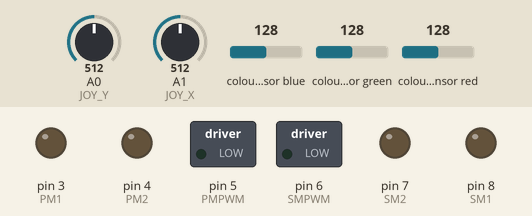
This sketch was run on a simulated Arduino Uno, built with avr-gcc and run on an emulated ATmega328P. Shown: switched loads named in the sketch (green lamp = pin HIGH), output pins drawn as LEDs (lit = HIGH). Wiring (inferred from the names in the program): TCS3200 colour sensor: output pin 9; S2 pin 12; S3 pin 13; S0 pin 10; S1 pin 11. The test bench sets the inputs (shaded band); at power-on: A0 (JOY_Y) = 512, A1 (JOY_X) = 512, colour sensor blue 128, colour sensor green 128, colour sensor red 128. Pins used as bus, display or sensor lines are not drawn.

Above: at 1.2 s.
1.3 s: A0 (JOY_Y) set to 614
2.8 s: A0 (JOY_Y) set to 632
At 3.4 s:
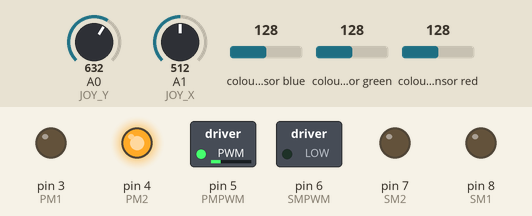
4.3 s: A1 (JOY_X) set to 716
At 5.5 s:
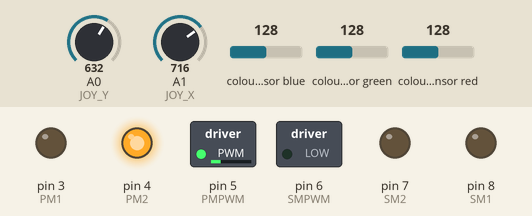
5.8 s: A1 (JOY_X) set to 992
At 6.1 s:
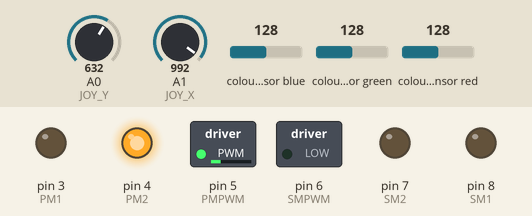
7.3 s: A0 (JOY_Y) set to 716
At 7.9 s:
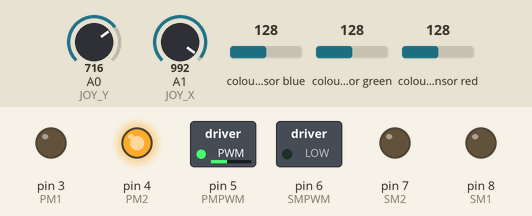
8.8 s: A1 (JOY_X) set to 306
At 10.0 s:
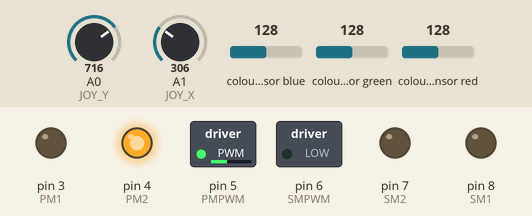
Timing chart, 0 to 11.3 s (numbered marks = the images above; inputs shaded):
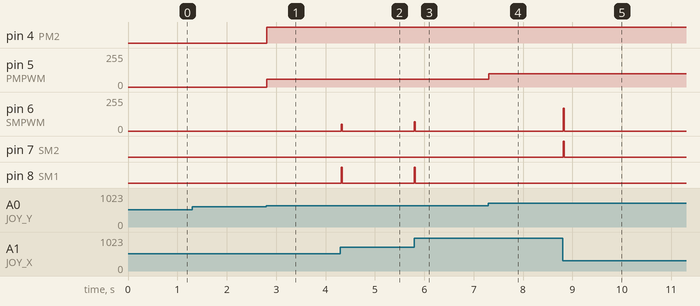

The sketch:

04-toy-car-with-respect-to-traffic-light.ino
```cpp
// (licence header left out)
// For this experiment, leave the 'ENABLE_DEBUG' as '0', because digital pins
// '12' and '13' (LED_BUILTIN) conflict with Color sensor (TCS3200) 'S2' and
// 'S3' pins
#define ENABLE_DEBUG 0
#if ENABLE_DEBUG
  #define DEBUG_PIN 12
  #define DEBUG_LED LED_BUILTIN
  #define DEBUG_SETUP(baud) do { \
    pinMode(DEBUG_PIN, INPUT_PULLUP); \
    pinMode(DEBUG_LED, OUTPUT); \
    Serial.begin(baud); \
  } while(0)

  #define DEBUG_PRINT(x) do {Serial.print(x); Serial.flush();} while(0)
  #define DEBUG_PRINTLN(x) do {Serial.println(x); Serial.flush();} while(0)
  #define DEBUG_FLUSH() Serial.flush()
  #define DEBUG(x) do { \
    if (!digitalRead(DEBUG_PIN)) { \
      digitalWrite(DEBUG_LED, HIGH); \
      x; \
      Serial.flush(); \
      digitalWrite(DEBUG_LED, LOW); \
    } \
  } while(0)
#else
  #define DEBUG_SETUP(baud)
  #define DEBUG_PRINT(x)
  #define DEBUG_PRINTLN(x)
  #define DEBUG_FLUSH()
  #define DEBUG(x)
#endif

// ==================================================
// Types (MUST be placed before ANY function defintion, due to Arduino “auto-prototyping”)
// ==================================================
enum class Colors : unsigned char { RED, GREEN, BLUE };
//enum class Colors { RED, GREEN, BLUE };

// ==================================================
// Misc. global values
// ==================================================
#define DEBOUNCE_DELAY 20  // Small delay to stabilize readings

// ==================================================
// Joystick
// ==================================================
#define JOY_Y A0  // Joystick Y-axis analog input
#define JOY_X A1  // Joystick X-axis analog input
#define JOY_BUTTON 2  // Joystick button (digital input)

int yVal = 512;
int xVal = 512;
int prevX = 512;  // Previous X position (centered)

void joySetup() {
  // Analog inputs do not need any setup
  pinMode(JOY_BUTTON, INPUT_PULLUP);
}

void readJoyStick() {
  yVal = analogRead(JOY_Y);  // Propulsion control
  xVal = analogRead(JOY_X);  // Steering control
}

// ==================================================
// Color sensor (TCS3200)
// ==================================================
#define S0 10
#define S1 11
#define S2 12  // Conflicts with DEBUG_PIN
#define S3 13  // Conflicts with LED_BUILTIN used in debugging
#define OUT 9

#define RED_THRESHOLD 50    // Calibrate for your environment
#define GREEN_THRESHOLD 50  // Calibrate for your environment
#define COLOR_CHECK_INTERVAL 200  // Check for traffic light every 200ms

bool isRedDetected = false;
bool prevColorDetection = false;
unsigned long lastColorCheck = 0;

void colorSensorSetup() {
  pinMode(S0, OUTPUT);
  pinMode(S1, OUTPUT);
  pinMode(S2, OUTPUT);
  pinMode(S3, OUTPUT);
  pinMode(OUT, INPUT);

  // Set frequency scaling to 20%
  digitalWrite(S0, HIGH);
  digitalWrite(S1, LOW);
}

// Read color intensity
int readColor(Colors color) {
  switch(color) {
    case Colors::RED: // Red filter
      digitalWrite(S2, LOW);
      digitalWrite(S3, LOW);
      break;
    case Colors::GREEN: // Green filter
      digitalWrite(S2, HIGH);
      digitalWrite(S3, HIGH);
      break;
    case Colors::BLUE: // Blue filter
      digitalWrite(S2, LOW);
      digitalWrite(S3, HIGH);
      break;
  }
  // Return pulse width (lower value = more color detected)
  return pulseIn(OUT, LOW);
}

// Check for red traffic light
bool checkRedLight() {
  int red = readColor(Colors::RED);
  int green = readColor(Colors::GREEN);

  DEBUG_PRINT("R: ");
  DEBUG_PRINT(red);
  DEBUG_PRINT(" G: ");
  DEBUG_PRINTLN(green);

  // Red detected when red value is low and significantly lower than green
  return (red < RED_THRESHOLD) && (red < green * 0.7);
}

bool colorCheck() {
  if (millis() - lastColorCheck > COLOR_CHECK_INTERVAL) {
    isRedDetected = checkRedLight();

    lastColorCheck = millis();
    if (isRedDetected) {
      propulsionStop();
      steeringStop();
      if (isRedDetected != prevColorDetection) {  // if detection is new
        DEBUG_PRINTLN("RED LIGHT - STOPPED");
        prevColorDetection = isRedDetected;
      }
    }
  }
  return isRedDetected;
}

// ==================================================
// Propulsion motor
// ==================================================
#define PM1 3  // Propulsion motor direction 1, L298N IN1 pin
#define PM2 4  // Propulsion motor direction 2, L298N IN2 pin
#define PMPWM 5  // Propulsion motor PWM, L298N ENA pin (PWM)

#define PROP_MIN 60  // Minimum propulsion PWM (dead zone threshold)

void propulsionMotorSetup() {
  pinMode(PM1, OUTPUT);
  pinMode(PM2, OUTPUT);
  pinMode(PMPWM, OUTPUT);
  propulsionStop();
}

// Propulsion motor control functions
void propulsionStop() {
  digitalWrite(PM1, LOW);
  digitalWrite(PM2, LOW);
  analogWrite(PMPWM, 0);  // Ensure the motor got disabled
}

void propulsionForward (unsigned char pwm = 255) {
  digitalWrite(PM1, HIGH);
  digitalWrite(PM2, LOW);
  analogWrite(PMPWM, pwm);
}

void propulsionBackward(unsigned char pwm = 255) {
  digitalWrite(PM1, LOW);
  digitalWrite(PM2, HIGH);
  analogWrite(PMPWM, pwm);
}

void handlePropulsion() {
  // Propulsion Motor Control (Y-axis)
  int propulsionPWM = map(yVal, 0, 1023, 255, -255);  // Invert Y-axis
  if (abs(propulsionPWM) < PROP_MIN) {  // Apply deadzone
    propulsionStop();
    DEBUG_PRINTLN("PS");
  } else if (propulsionPWM > 0) {
    if (!isRedDetected) {  // Respect the traffic light
      // This condition shall not be merged with the upper 'else if' condition,
      // becasue it can cause the car to go backward when 'isRedDetected' and
      // user send the command to go forward (it will cause the final 'else'
      // clause to be executed, we have to either use this technic or to
      // transform the final 'else' to 'else if (propulsionPWM < 0)', this
      // approach is more clear and generally better)
      propulsionForward(abs(propulsionPWM));
      DEBUG_PRINT("F=");
      DEBUG_PRINTLN(abs(propulsionPWM));
    } else {
      propulsionStop();
    }
  } else {
    propulsionBackward(abs(propulsionPWM));
    DEBUG_PRINT("B=");
    DEBUG_PRINTLN(abs(propulsionPWM));
  }
}

// ==================================================
// Steering motor
// ==================================================
#define SM1 8  // Steering motor direction 1, L298N IN3 pin
#define SM2 7  // Steering motor direction 2, L298N IN4 pin
#define SMPWM 6  // Steering motor PWM, L298N ENB pin (PWM)

#define STEER_MIN 15  // Minimum steering PWM (dead zone threshold)
#define STEER_MAX 200  // Maximum steering PWM (prevent overdrive)

void steeringMotorSetup() {
  pinMode(SM1, OUTPUT);
  pinMode(SM2, OUTPUT);
  pinMode(SMPWM, OUTPUT);
  steeringStop();
}

// Steering motor control functions
void steeringStop() {
  digitalWrite(SM1, LOW);
  digitalWrite(SM2, LOW);
  analogWrite(SMPWM, 0);  // Ensure the motor got disabled
}

void steeringRight (unsigned char pwm = 255) {
  digitalWrite(SM1, HIGH);
  digitalWrite(SM2, LOW);
  analogWrite(SMPWM, pwm);
}

void steeringLeft(unsigned char pwm = 255) {
  digitalWrite(SM1, LOW);
  digitalWrite(SM2, HIGH);
  analogWrite(SMPWM, pwm);
}

void handleSteering() {
  // Steering Motor Control (X-axis derivative)
  int deltaX = xVal - prevX;  // Calculate position change
  prevX = xVal;  // Store current position

  int steeringPWM = abs(deltaX) * 0.25;  // Scale derivative to PWM
  steeringPWM = constrain(steeringPWM, 0, STEER_MAX);  // Limit PWM range

  // Apply steering deadzone and direction
  if (steeringPWM < STEER_MIN) {
    steeringStop();
    DEBUG_PRINTLN("SS");
  } else if (deltaX > 0) {
    steeringRight(steeringPWM);
    DEBUG_PRINT("R=");
    DEBUG_PRINTLN(steeringPWM);
  } else {
    steeringLeft(steeringPWM);
    DEBUG_PRINT("L=");
    DEBUG_PRINTLN(steeringPWM);
  }
}


// ==================================================
// setup()
// ==================================================
void setup() {
  joySetup();

  propulsionMotorSetup();
  steeringMotorSetup();

  colorSensorSetup();

  DEBUG_SETUP(9600);
}

// ==================================================
// loop()
// ==================================================
void loop() {
  colorCheck();
  readJoyStick();

  handlePropulsion();
  handleSteering();

  // Small delay to stabilize readings
  delay(DEBOUNCE_DELAY);
}
```

Measured:
- the behaviour switches between 631 and 632 on A0 (JOY_Y) (found by bisection; images 0 and 1)
- after the input at 1.3 s, every drawn part: stays the same
- after the input at 2.8 s, pin 4 (PM2): LOW → HIGH at once; pin 5 (PMPWM): 0/255 → 60/255 at once
- after the input at 4.3 s, pin 6 (SMPWM): 0/255 → 51/255 at once, → 0/255 0.02 s later; pin 8 (SM1): LOW → HIGH at once, → LOW 0.02 s later
- after the input at 5.8 s, pin 6 (SMPWM): 0/255 → 69/255 at once, → 0/255 0.02 s later; pin 8 (SM1): LOW → HIGH at once, → LOW 0.02 s later
- after the input at 7.3 s, pin 5 (PMPWM): 60/255 → 101/255 at once
- after the input at 8.8 s, pin 6 (SMPWM): 0/255 → 171/255 at once, → 0/255 0.02 s later; pin 7 (SM2): LOW → HIGH at once, → LOW 0.02 s later
